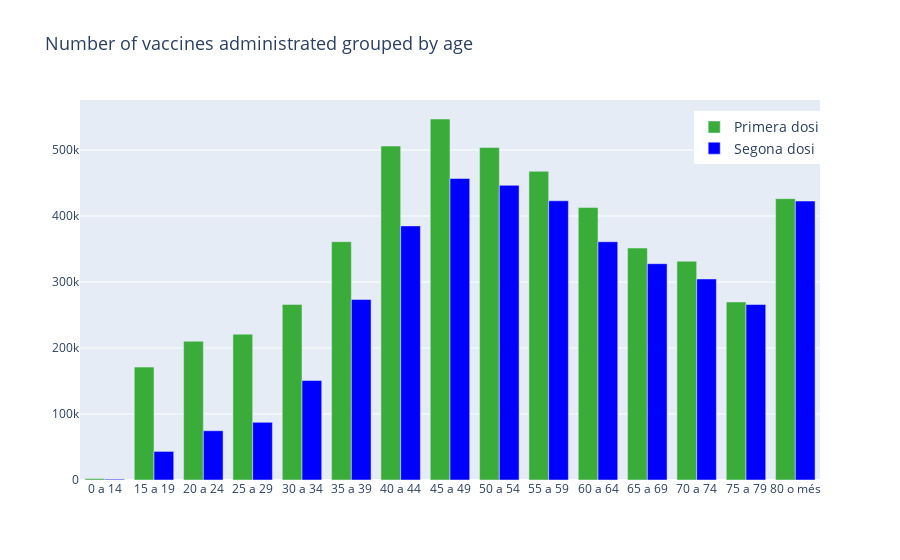

Here is the notebook cell this chart was saved with:
### Code cell
fig = go.Figure(data=[
    go.Bar(name='Primera dosi', x=vac_by_age_m.index, y=vac_by_age_m.DOSI_U, marker_color='#39ac39'),
    go.Bar(name='Segona dosi', x=vac_by_age_m.index, y=vac_by_age_m.DOSI_DOS, marker_color='#0000ff')
])

# Change the bar mode
fig.update_layout(barmode='group', title_text="Number of vaccines administrated grouped by age", title_font_size=18)

# legend without magic underscore notation
fig.update_layout(legend=dict(
    yanchor="top",
    y=0.97,
    xanchor="left",
    x=0.83,
    title_font_family="Times New Roman",
    font=dict(
            #family="Courier",
            size=14,
        ),
))

fig.show()

### Figure 1 — Plotly figure (JSON) as saved in the notebook; plotly's stock layout.template omitted (floating-point values rounded to 4 significant figures)
{"data": [{"marker": {"color": "#39ac39"}, "name": "Primera dosi", "type": "bar", "x": ["0 a 14", "15 a 19", "20 a 24", "25 a 29", "30 a 34", "35 a 39", "40 a 44", "45 a 49", "50 a 54", "55 a 59", "60 a 64", "65 a 69", "70 a 74", "75 a 79", "80 o més"], "y": [2041, 171022, 210261, 220901, 266027, 361092, 505947, 546923, 503853, 467702, 412814, 351443, 331499, 269682, 426222]}, {"marker": {"color": "#0000ff"}, "name": "Segona dosi", "type": "bar", "x": ["0 a 14", "15 a 19", "20 a 24", "25 a 29", "30 a 34", "35 a 39", "40 a 44", "45 a 49", "50 a 54", "55 a 59", "60 a 64", "65 a 69", "70 a 74", "75 a 79", "80 o més"], "y": [1212, 43333, 74639, 87359, 150647, 273558, 384983, 456759, 446475, 423011, 360927, 327717, 304580, 265849, 422655]}], "layout": {"barmode": "group", "legend": {"font": {"size": 14}, "title": {"font": {"family": "Times New Roman"}}, "x": 0.83, "xanchor": "left", "y": 0.97, "yanchor": "top"}, "title": {"font": {"size": 18}, "text": "Number of vaccines administrated grouped by age"}}}
